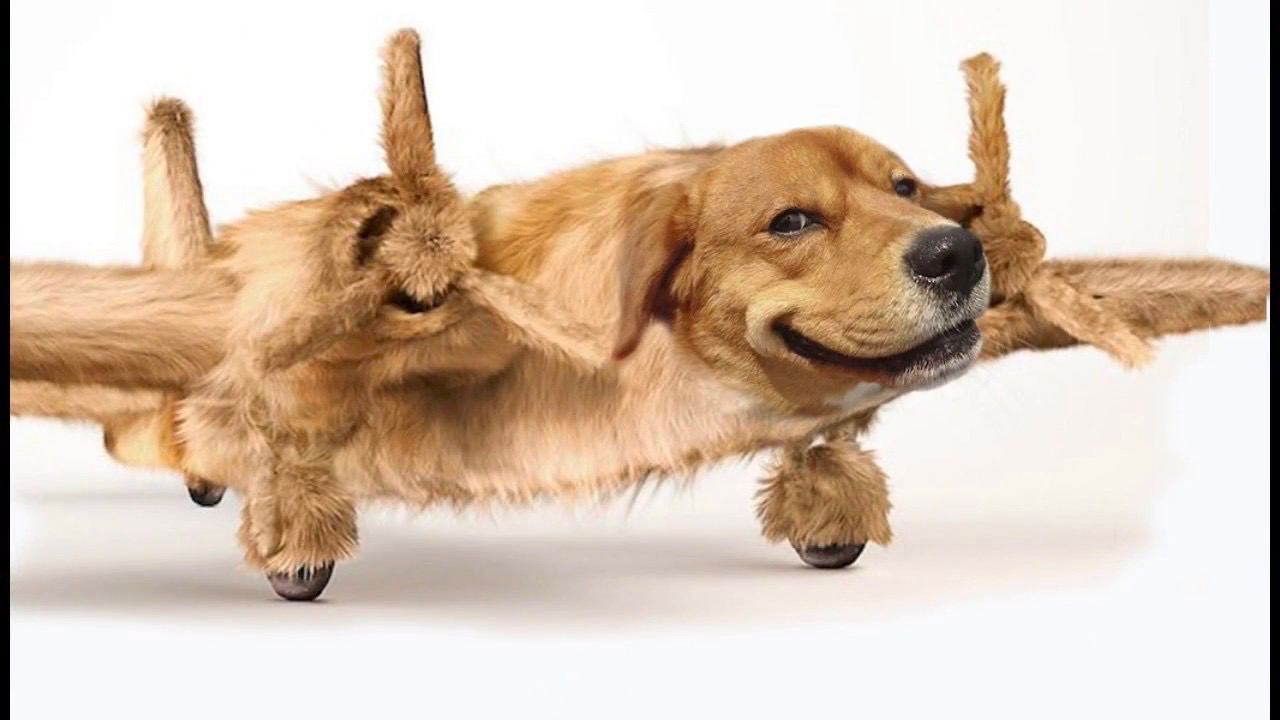
#> input picture images/pyos-samolyot.jpg, 1280 x 720 px
$ python rotate_transform.py
#> lines starting #> are read from the running program, lines starting #| are printed output that depends on the picture
import cv2
import numpy as np

img = cv2.imread('../images/pyos-samolyot.jpg')
#> img is the input picture: shape (720, 1280, 3); mean B, G, R 183.2, 199.6, 218.2

# """
# @param flipCode a flag to specify how to flip the array;
# 0 means
# .   flipping around the x-axis and positive value (for example,
# 1) means
# .   flipping around y-axis. Negative value (for example,
# -1) means flipping
# .   around both axes.
# """
# img = cv2.flip(src=img, flipCode=1)


def rotate(img_param, angle):
    height, width = img_param.shape[:2]
    point = (height // 2, width // 2)

    mat = cv2.getRotationMatrix2D(
        center=point,
        angle=angle,
        scale=1
    )

    return cv2.warpAffine(
        src=img_param,
        M=mat,
        dsize=(height, width)
    )

def transform(img_param, x, y):
#> called with x = 30, y = 200
    mat = np.float32([
        [1, 0, x],
        [0, 1, y]
    ])

    return cv2.warpAffine(img_param, mat, (img_param.shape[1], img_param.shape[0]))
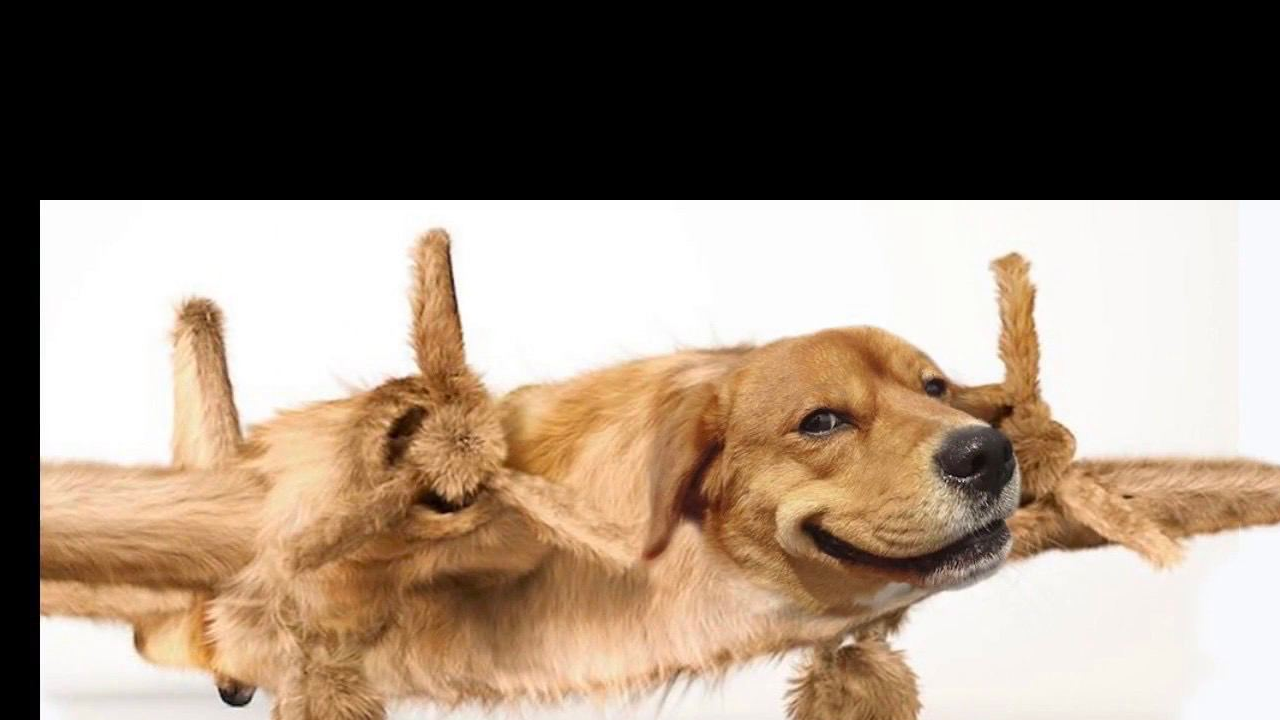
#> returned value: shape (720, 1280, 3); mean of channels 0, 1, 2 118.8, 134.6, 151.6; drawn as B, G, R


# img = rotate(img, 90)

img = transform(img, x=30, y=200)

cv2.imshow('Result', img)
cv2.waitKey(0)

$ run again, with images/a_lot.jpg copied over images/pyos-samolyot.jpg
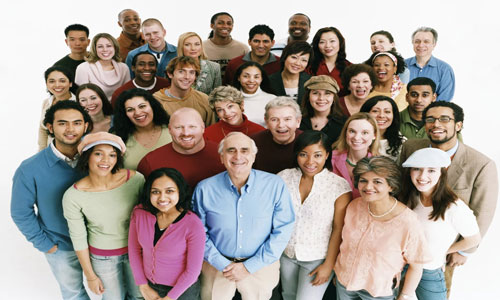
#> input picture images/a_lot.jpg, 500 x 300 px
#> img is the input picture: shape (300, 500, 3); mean B, G, R 152.4, 158.7, 169.9
#> in transform, `return cv2.warpAffine(img_param, mat, (img_param.shape[1], img_param.s..`:
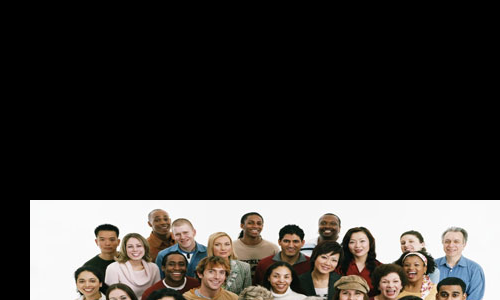
#> returned value: shape (300, 500, 3); mean of channels 0, 1, 2 49.9, 52.6, 55.7; drawn as B, G, R
